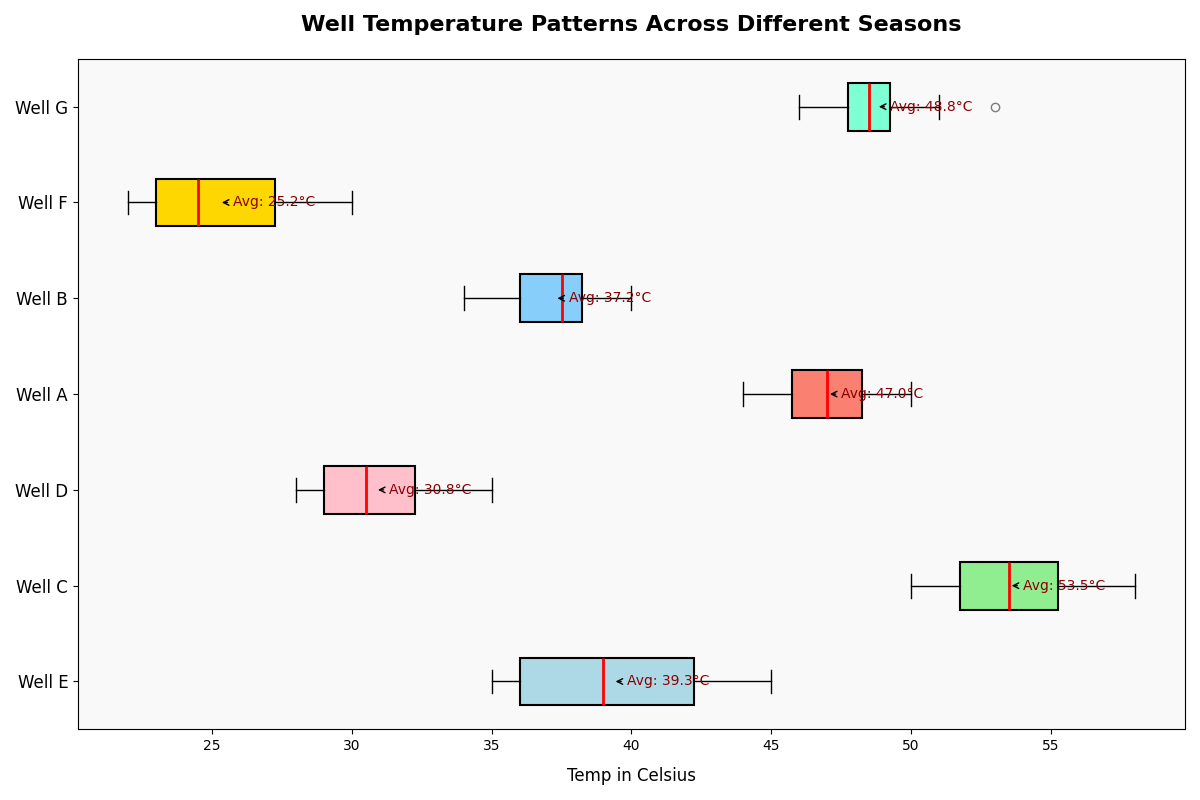

Write Python code to recreate this figure.
import matplotlib.pyplot as plt
import numpy as np

well_temps = [
    [35, 36, 38, 40, 42, 45, 43, 41, 44, 37, 36, 35],  # Well A
    [50, 52, 54, 56, 55, 57, 58, 54, 53, 51, 52, 50],  # Well B
    [28, 30, 29, 31, 33, 35, 34, 32, 31, 30, 29, 28],  # Well C
    [45, 46, 47, 48, 49, 50, 49, 48, 47, 46, 45, 44],  # Well D
    [39, 38, 37, 36, 35, 34, 36, 38, 40, 39, 38, 37],  # Well E
    [22, 24, 23, 25, 27, 29, 30, 28, 26, 24, 23, 22],  # Well F
    [48, 49, 47, 46, 50, 53, 51, 49, 48, 47, 48, 49]   # Well G
]

wells = ['Well E', 'Well C', 'Well D', 'Well A', 'Well B', 'Well F', 'Well G']

fig, ax = plt.subplots(figsize=(12, 8))

bp = ax.boxplot(well_temps, patch_artist=True, notch=False, vert=False,
                boxprops=dict(color='black', linewidth=1.5),
                medianprops=dict(color='red', linewidth=2),
                whiskerprops=dict(color='black'),
                capprops=dict(color='black'),
                flierprops=dict( color='blue', alpha=0.5))

colors = ['#ADD8E6', '#90EE90', '#FFC0CB', '#FA8072', '#87CEFA', '#FFD700', '#7FFFD4']
for patch, color in zip(bp['boxes'], colors):
    patch.set_facecolor(color)

for i, temps in enumerate(well_temps):
    mean = np.mean(temps)
    ax.annotate(f'Avg: {mean:.1f}°C', xy=(mean, i+1), xytext=(mean + 0.5, i+1),
                textcoords='data', arrowprops=dict(facecolor='black', arrowstyle='->'),
                fontsize=10, ha='left', va='center', color='darkred')

ax.set_title("Well Temperature Patterns Across Different Seasons", fontsize=16, fontweight='bold', pad=20)
ax.set_xlabel("Temp in Celsius", fontsize=12, labelpad=10)
ax.set_yticklabels(wells, fontsize=12)

ax.set_facecolor('#f9f9f9')

plt.tight_layout()
plt.show()
